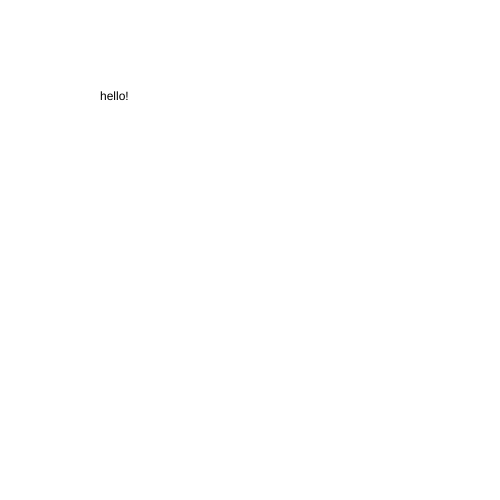
Frame 1 (no input)
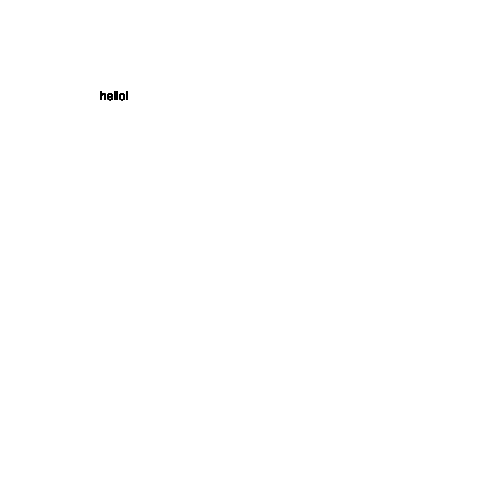
Frame 60 (no input)
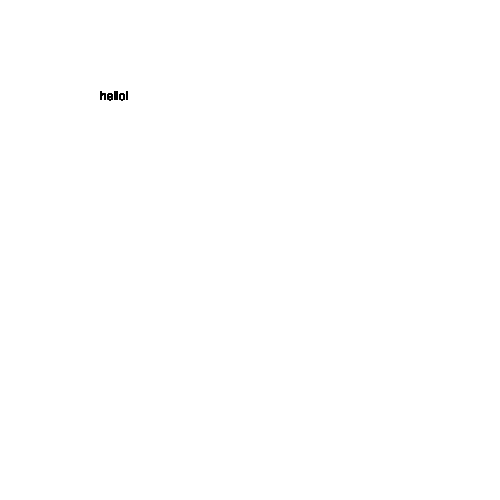
Frame 120 (the mouse pressed at the canvas centre since frame 60)

The p5.js sketch that drew these frames (run headless with seeded random() and noise() and a simulated clock; from frame 60 on, the mouse is pressed at the canvas centre):

// p5.js sketch
// ── sketch.js
function setup() {
  createCanvas(500, 500);
}

function draw() {
text("hello!", 100, 100) ;
}
